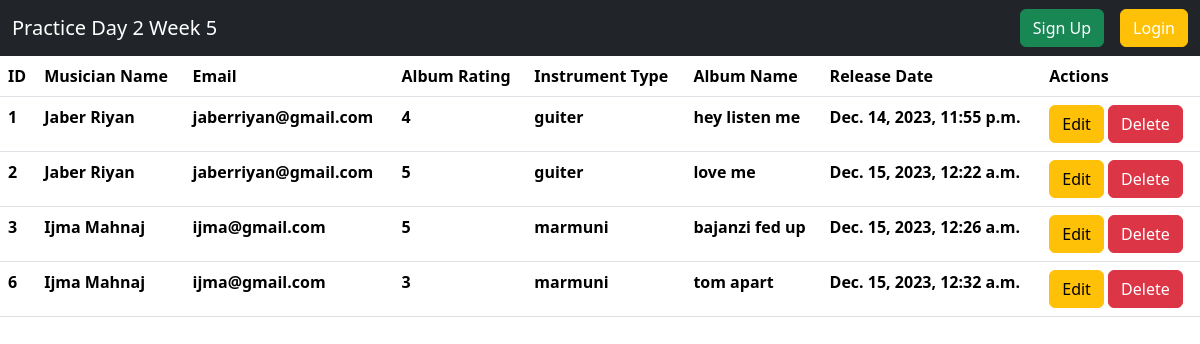
The page / on the database its author committed.
### album/models.py (models this page shows, shortened)
class AlbumModel(models.Model):
    album_name = models.CharField(max_length=100)
    musician = models.ForeignKey(MusicianModel,on_delete = models.CASCADE)
    album_release_date = models.DateTimeField(default=datetime.datetime.today())
    CHOICE = {
        ('1','1'),
        ('2','2'),
        ('3','3'),
        ('4','4'),
        ('5','5'),
    }
    rating = models.CharField(max_length=100,choices=CHOICE)

### musician/models.py (models this page shows, shortened)
class MusicianModel(models.Model):
    first_name = models.CharField(max_length=255)
    last_name= models.CharField(max_length=255)
    email = models.EmailField(max_length=255)
    phone_number = models.CharField(max_length=12)
    instrument_type = models.CharField(max_length=30)

### practice_day_2_week_5/views.py (the view)
# urls.py: path('',views.home1.as_view(),name='homepage'),
class home1(ListView):
    model = AlbumModel
    template_name = 'data.html'
    context_object_name = 'data'

### templates/data.html
{% extends "home.html" %}
{% block content %}
<table class="table">
    <thead>
      <tr>
        <th scope="col">ID</th>
        <th scope="col">Musician Name</th>
        <th scope="col">Email</th>
        <th scope="col">Album Rating</th>
        <th scope="col">Instrument Type</th>
        <th scope="col">Album Name</th>
        <th scope="col">Release Date</th>
        <th scope="col">Actions</th>
      </tr>
    </thead>
    <tbody>
        {% for album in data %}
      <tr>
        <th>{{album.id}}</th>
        <th>{{album.musician.first_name}} {{album.musician.last_name}}</th>
        <th>{{album.musician.email}}</th>
        <th>{{album.rating}}</th>
        <th>{{album.musician.instrument_type}}</th>
        <th>{{album.album_name}}</th>
        <th>{{album.album_release_date}}</th>
        <th>
            <a href="{% url "editalbum" album.id %}" class="btn btn-warning">Edit</a>
            <a href="{% url "deletealbum" album.id %}" class="btn btn-danger">Delete</a></th>
        </tr>
      {% endfor %}
    </tbody>
  </table>
{% endblock content %}

### templates/home.html (shortened to what this page needs)
<!doctype html>
<html lang="en">
  <head>
    <link href="https://cdn.jsdelivr.net/npm/bootstrap@5.3.2/dist/css/bootstrap.min.css" rel="stylesheet">
  </head>
  <body>
    <nav class="navbar bg-dark">
        <div class="container-fluid">
          <a class="navbar-brand text-white" href="{% url "homepage" %}">Practice Day 2 Week 5</a>
          <div class="d-flex gap-3">
            {% if user.is_authenticated %}
                <a class="btn btn-success" href="{% url "addmusician" %}">Add Musician</a>
                <a class="btn btn-warning text-white" href="{% url "addalbum" %}">Add Album</a>
                <button class="btn btn-warning"><a class="text-decoration-none text-white" href="{% url "logout" %}">Logout</a></button>
            {% else %}
                <button class="btn btn-success"><a class="text-decoration-none text-white" href="{% url "register" %}">Sign Up</a></button>
                <button class="btn btn-warning"><a class="text-decoration-none text-white" href="{% url "login" %}">Login</a></button>
            {% endif %}
          </div>
        </div>
      </nav>
    {% block content %}{% endblock content %}
  </body>
</html>

### rows shown on the page
AlbumModel: id "1", musician.first_name "Jaber", musician.last_name "Riyan", musician.email "jaberriyan@gmail.com", rating "4", musician.instrument_type "guiter", album_name "hey listen me", album_release_date "Dec. 14, 2023, 11:55 p.m."
AlbumModel: id "2", musician.first_name "Jaber", musician.last_name "Riyan", musician.email "jaberriyan@gmail.com", rating "5", musician.instrument_type "guiter", album_name "love me", album_release_date "Dec. 15, 2023, 12:22 a.m."
AlbumModel: id "3", musician.first_name "Ijma", musician.last_name "Mahnaj", musician.email "ijma@gmail.com", rating "5", musician.instrument_type "marmuni", album_name "bajanzi fed up", album_release_date "Dec. 15, 2023, 12:26 a.m."
AlbumModel: id "6", musician.first_name "Ijma", musician.last_name "Mahnaj", musician.email "ijma@gmail.com", rating "3", musician.instrument_type "marmuni", album_name "tom apart", album_release_date "Dec. 15, 2023, 12:32 a.m."
